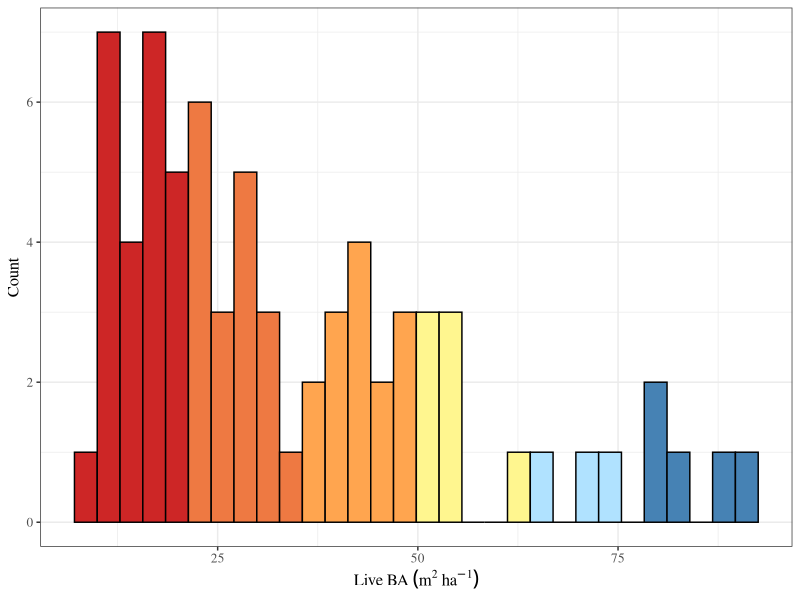

Write R code to recreate this figure. (Note: this script raises an error after producing the figure.)
## ---- chunk 1
library(here) #Call on files from Collins_Pine-master R project
library(tidyverse) #Data wrangling and manipulation
library(ggthemes) #Manipulate aesthetics of ggplot
## ---- chunk 2
#Setting theme for figures
theme_set(theme_bw() + 
            theme(text = element_text(size = 12, family="serif"), 
        strip.background = element_blank()))

#Importing FIA plot data
FIA_graphs <- read.csv(here("Data/Derived", "d_FIA.csv"))

#Creating a column designating land ownership
#Codes < 40 are Federal- and State-owned
#Code = 40 is Private- an Native-owned
FIA_BA <- FIA_graphs %>%
  mutate(ownership = ifelse(OWNGRPCD < 40, "Federal/State",
                            ifelse(OWNGRPCD == 40, "Private/Native", NA)))

#Separating dataframes by ownership
Federal_BA <- FIA_BA %>%
  filter(ownership == "Federal/State")

Private_BA <- FIA_BA %>%
  filter(ownership == "Private/Native")

#Creating a color palette for histogram
palette.1 <- c(rep("firebrick3", 5), 
          rep("sienna2", 5), 
          rep("tan1",5),
          rep("khaki1", 5), 
          rep("lightskyblue1", 5),
          rep("steelblue", 5))

###########################################################################
#Live BA
###########################################################################

#Histogram of live BA
ggplot(FIA_BA, aes(BALIVE_sqmha)) + 
  geom_histogram(color = "black",
                 fill = palette.1) + 
  xlab(bquote("Live BA"~(m^2~ha^-1))) +
  ylab("Count") + 
  ggsave(here("Figures/Lassen-Plumas", "BALive.png"),
         width = 6, height = 4, dpi = 500)

#Histogram of live BA by ownership
ggplot(Private_BA, aes(BALIVE_sqmha)) + 
  geom_histogram(color = "black",
                 fill = palette.1) + 
  geom_histogram(data = Federal_BA, aes(BALIVE_sqmha),
                 color = "black",
                 fill = palette.1,
                 alpha = 0.5,
                 linetype = "dashed") + 
  xlab(bquote("Live BA"~(m^2~ha^-1))) +
  ylab("Count") + 
  ggsave(here("Figures/Lassen-Plumas", "BALive_ownership.png"),
         width = 6, height = 4, dpi = 500)

#Density plot of live BA by ownership
ggplot(FIA_BA, aes(BALIVE_sqmha, fill = ownership)) + 
  geom_density(alpha = 0.5) + 
  scale_fill_manual(values = c("goldenrod2",
                               "dodgerblue3")) + 
  xlab(bquote("Live BA"~(m^2~ha^-1))) +
  coord_cartesian(expand = FALSE) + 
  ylab("Density") +
  theme(legend.title = element_blank()) +
  ggsave(here("Figures/Lassen-Plumas", "BALive_density_ownership.png"),
         width = 6, height = 4, dpi = 500)

##############################################################################
#Fir-Pine Ratio
##############################################################################

#Histogram of Fir-Pine ratio
ggplot(FIA_BA, aes(AB_PI)) + 
  geom_histogram(color = "black",
                 fill = palette.1) + 
  xlab("Fir-Pine Ratio") +
  ylab("Count") + 
  ggsave(here("Figures/Lassen-Plumas", "Fir_Pine.png"),
         width = 6, height = 4, dpi = 500)  
  
#Histogram of Fir-Pine ratio by ownership
ggplot(Private_BA, aes(AB_PI)) + 
  geom_histogram(color = "black",
                 fill = palette.1) + 
  geom_histogram(data = Federal_BA, aes(AB_PI),
                 color = "black",
                 fill = palette.1,
                 alpha = 0.5,
                 linetype = "dashed") + 
  xlab("Fir-Pine Ratio") +
  ylab("Count") + 
  ggsave(here("Figures/Lassen-Plumas", "Fir_Pine_ownership.png"),
         width = 6, height = 4, dpi = 500)

#Density plot of Fir-Pine ratio by ownership
ggplot(FIA_BA, aes(AB_PI, fill = ownership)) + 
  geom_density(alpha = 0.5) + 
  scale_fill_manual(values = c("goldenrod2",
                               "dodgerblue3")) + 
  xlab("Fir-Pine Ratio") +
  coord_cartesian(expand = FALSE) + 
  ylab("Density") +
  theme(legend.title = element_blank()) +
  ggsave(here("Figures/Lassen-Plumas", "Fir_Pine_density_ownership.png"),
         width = 6, height = 4, dpi = 500)

#############################################################################
#TPH
#############################################################################

#Creating a datframe to graph TPH
#Gathering columns (long format) to designate diameter classes
#Removing entries where TPH = 0
FIA_density <- FIA_BA %>%
  group_by(PLT_CN) %>%
  gather(., "DBH.class", "TPH", 34:37) %>%
  filter(TPH != 0) %>%
  ungroup() %>%
  mutate(dbh = ifelse(DBH.class == "DENS_12plus", "All Trees",
                      ifelse(DBH.class == "DENS_12_24", "12-24in",
                             ifelse(DBH.class == "DENS_24_36", "24-36in",
                                    ifelse(DBH.class == "DENS_36plus", ">= 36in", NA)))))

#Reordering diameter classes for graph
FIA_density$dbh <- factor(FIA_density$dbh, levels = c("All Trees",
                                                      "12-24in",
                                                      "24-36in",
                                                      ">= 36in"))

#Separating dataframes by ownership
Federal_density <- FIA_density %>%
  filter(ownership == "Federal/State")

Private_density <- FIA_density %>%
  filter(ownership == "Private/Native")

#Establishing a color palette for facet histograms
palette.2 <- rep(c(rep("firebrick3", 5), 
          rep("sienna2", 5), 
          rep("tan1",5),
          rep("khaki1", 5), 
          rep("lightskyblue1", 5),
          rep("steelblue", 5)), 4)

#Histogram of TPH by diameter class
#Saving figure
ggplot(FIA_density, aes(TPH)) +
  geom_histogram(color = "black",
                 fill = palette.2,
                 origin = -0.5) + 
  facet_wrap(~dbh, scales = "free") + 
  ylab("Count") + 
  ggsave(here("Figures/Lassen-Plumas", "TPH.png"),
         width = 6, height = 4, dpi = 500)

#Histogram of TPH by diameter class AND ownership
#Saving figure
ggplot(Private_density, aes(TPH)) +
  geom_histogram(color = "black",
                 fill = palette.2,
                 origin = -0.5) + 
  facet_wrap(~dbh, scales = "free") + 
  geom_histogram(data = Federal_density, aes(TPH),
                 color = "black",
                 fill = palette.2,
                 alpha = 0.5,
                 origin = -0.5,
                 linetype = "dashed") + 
  ylab("Count") + 
  ggsave(here("Figures/Lassen-Plumas", "TPH_ownership.png"),
         width = 6, height = 4, dpi = 500)

#Density plot of TPH by diameter class AND ownership
ggplot(FIA_density, aes(TPH, fill = ownership)) + 
  geom_density(alpha = 0.5) + 
  scale_fill_manual(values = c("goldenrod2",
                               "dodgerblue3")) + 
  xlab("TPH") +
  coord_cartesian(expand = FALSE) + 
  ylab("Density") +
  facet_wrap(~dbh, scales = "free") +
  theme(legend.title = element_blank()) +
  ggsave(here("Figures/Lassen-Plumas", "TPH_density_ownership.png"),
         width = 6, height = 4, dpi = 500)


